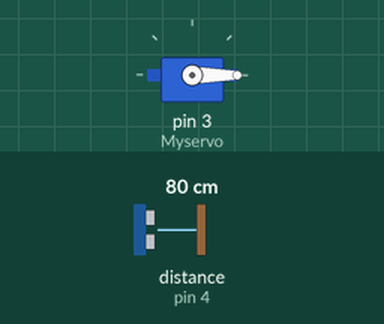
The sketch below on a simulated Arduino Uno, built with avr-gcc and run on an emulated ATmega328P. On the bench: servo. Wiring (inferred from the names in the program): ultrasonic range finder: trigger pin 5; echo pin 4. The inputs (shaded band) are chosen by the test bench; at power-on: distance to the obstacle (sensor on pin 4) 80 cm. The echo pulse lasts 58.3 µs per cm.

Above: at 1.3 s.
1.4 s: distance to the obstacle (sensor on pin 4) set to 5 cm
2.9 s: distance to the obstacle (sensor on pin 4) set to 2 cm
At 3.7 s:
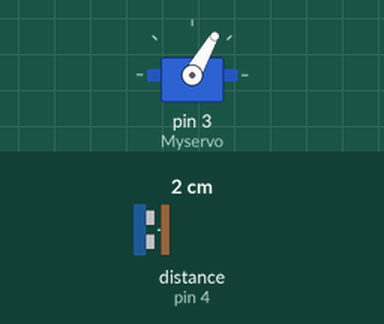
4.5 s: distance to the obstacle (sensor on pin 4) set to 4 cm
At 4.9 s:
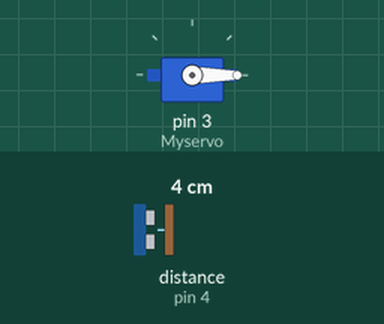
Timing chart, 0 to 7.5 s (numbered marks = the images above; inputs shaded):
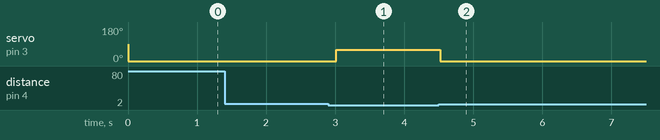

Measured:
- the behaviour switches between 4 and 3 cm on distance to the obstacle (sensor on pin 4) (found by bisection; images 0 and 1)
- after the input at 1.4 s, every drawn part: stays the same
- after the input at 2.9 s, servo on pin 3 (Myservo): 0° → 60° after 0.12 s
- after the input at 4.5 s, servo on pin 3 (Myservo): 60° → 0° at once

The sketch:

Smart_Hand_Sanitizer.ino
```cpp
#include<Servo.h>
#define echoPin 4
#define trigPin 5
Servo Myservo;

int long duration;
int distance;
void setup(){
Myservo.attach(3);
pinMode(echoPin,INPUT);
pinMode(trigPin,OUTPUT);

}

void loop()
{
digitalWrite(trigPin,LOW);
delayMicroseconds(2);
digitalWrite(trigPin,HIGH);
delayMicroseconds(10);
digitalWrite(trigPin,LOW);
duration=pulseIn(echoPin,HIGH);
distance=(duration*0.034/2);

  if(distance<=2){
Myservo.write(60);
}
else {
Myservo.write(0);


}
  delay(500);

}
```
